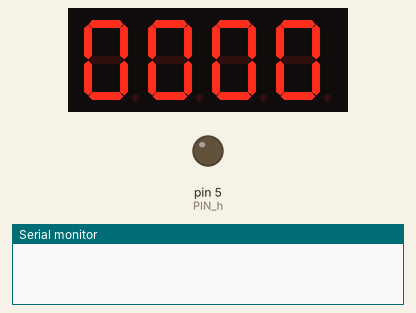
Bench run of a sketch on a simulated Arduino Uno, built with avr-gcc and run on an emulated ATmega328P. Shown: 4-digit seven-segment display, output pins drawn as LEDs (lit = HIGH), the last lines printed to the serial monitor. Wiring (inferred from the names in the program): 4-digit 7-segment display, segments lit when HIGH: segments pin 12, pin 8, pin 4, pin 6, pin 7, pin 11, pin 3; digit selects pin 13, pin 10, pin 9, pin 2. The segment pins are drawn as the display they are named for; pins used as bus, display or sensor lines are not drawn.

Above: at 0.1 s.
At 4.1 s:
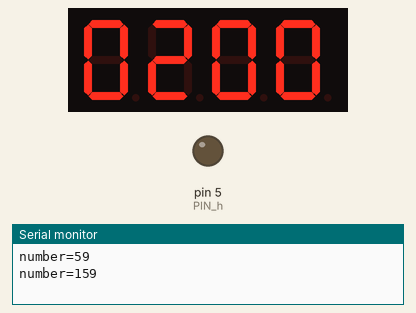
At 9.1 s:
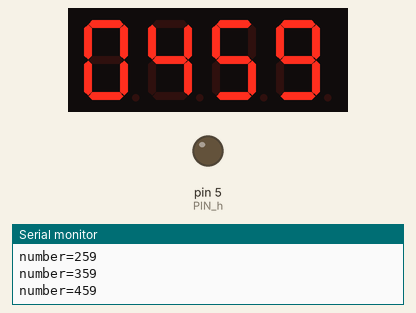
At 18.1 s:
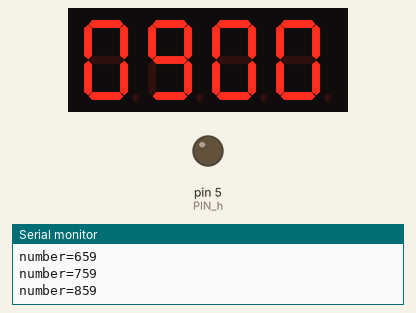
At 27.1 s:
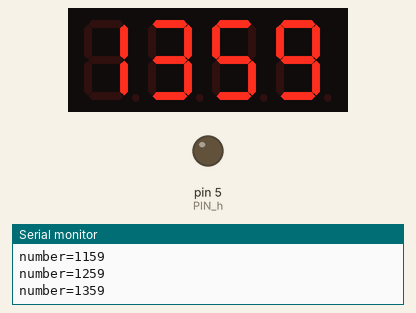
At 37.1 s:
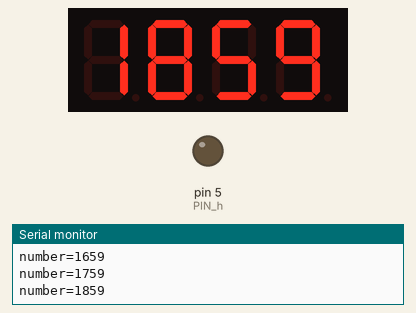

Measured:
- what the display in image 0 shows lasts 1.1 s, from 0.0 s to 1.1 s

The sketch:

question_1.ino
```cpp
 // 定義腳位
#define PIN_0 2
#define PIN_g 3
#define PIN_c 4
#define PIN_h 5
#define PIN_d 6
#define PIN_e 7
#define PIN_b 8
#define PIN_1 9
#define PIN_2 10
#define PIN_f 11
#define PIN_a 12
#define PIN_3 13

// 共有4個七段顯示器，分別由針腳PIN_0、PIN_1、PIN_2、PIN_3控制
// 七段顯示器裡有8個LED（包含小數點）
#define POS_NUM 4
#define SEG_NUM 8
const byte pos_pins[POS_NUM] = {PIN_0, PIN_1, PIN_2, PIN_3};
const byte seg_pins[SEG_NUM] = {PIN_a, PIN_b, PIN_c, PIN_d, PIN_e, PIN_f, PIN_g, PIN_h};

// 底下定義由七段顯示器顯示數字時所需要的資料
#define t true
#define f false
const boolean data[10][SEG_NUM] = {
  {t, t, t, t, t, t, f, f}, // 0
  {f, t, t, f, f, f, f, f}, // 1
  {t, t, f, t, t, f, t, f}, // 2
  {t, t, t, t, f, f, t, f}, // 3
  {f, t, t, f, f, t, t, f}, // 4
  {t, f, t, t, f, t, t, f}, // 5
  {t, f, t, t, t, t, t, f}, // 6
  {t, t, t, f, f, f, f, f}, // 7
  {t, t, t, t, t, t, t, f}, // 8
  {t, t, t, t, f, t, t, f}, // 9
};

// 一支方便的函式，以格式字串輸出到序列埠
void pf(const char *fmt, ... ){
    char tmp[128]; // max is 128 chars
    va_list args;
    va_start (args, fmt );
    vsnprintf(tmp, 128, fmt, args);
    va_end (args);
    Serial.print(tmp);
}

// 設定某個七段顯示器所顯示的數字，
// 參數pos為0~3，指出想要更新哪一個七段顯示器，
// 參數n為0~9，顯示數字
void setDigit(int pos, int n){
  if(pos < 0 || 3 < pos){
    pf("error pos=%d\n", pos);
    return;
  }

  // 控制想要更新哪一個七段顯示器，將其腳位設為LOW
  // 其他腳位則設為HIGH，代表不更新。
  for(int p = 0; p < POS_NUM; p++){
    if(p == pos)
      digitalWrite(pos_pins[p], LOW);
    else
      digitalWrite(pos_pins[p], HIGH);
  }

  // 寫入數字
  if(0 <= n && n <= 9){
    for(int i = 0; i < SEG_NUM; i++){
      digitalWrite(seg_pins[i], data[n][i] == t ? HIGH : LOW);
    }
  }
  else{
    for(int i = 0; i < SEG_NUM; i++){
      digitalWrite(seg_pins[i], LOW);
    }
    digitalWrite(PIN_h, HIGH);
    pf("error pos=%d, n=%d\n", pos, n);
  }
}

// 設定整個四合一型七段顯示器想要顯示的數字
// 參數number的範圍應是0~9999
void setNumber(int number)
{
  int n0, n1, n2, n3;
  n3 = number / 1000;
  number %= 1000;
  n2 = number / 100;
  number %= 100;
  n1 = number / 10;
  n0 = number % 10;

  // 求出每個位數的值後，分別更新
  // 注意，此處以delay(5)隔開每個位數的更新
  setDigit(0, n0); delay(5);
  setDigit(1, n1); delay(5);
  setDigit(2, n2); delay(5);
  setDigit(3, n3); delay(5);
}

unsigned long time_previous;
void setup() {
  Serial.begin(115200);

  for(int i = 0; i < POS_NUM; i++){
    pinMode(pos_pins[i], OUTPUT);
    digitalWrite(pos_pins[i], HIGH);
  }
  for(int i = 0; i < SEG_NUM; i++){
    pinMode(seg_pins[i], OUTPUT);
    digitalWrite(seg_pins[i], LOW);
  }

  time_previous = millis();
}
int x = 0;
int number = 0;
void loop() {
  // 經過一秒後就讓number加1
  unsigned long time_now = millis();

  if(time_now - time_previous > 1000){

if(x == 0){
  if(number > 2359){number = 0;}
    else{
    number+=59;
    time_previous += 1000;
    pf("number=%d\n", number);
    x=1;
  }
}
else {number += 41;x=0; time_previous += 1000;}
  }
  // 不斷地寫入數字
  setNumber(number);
}
```
